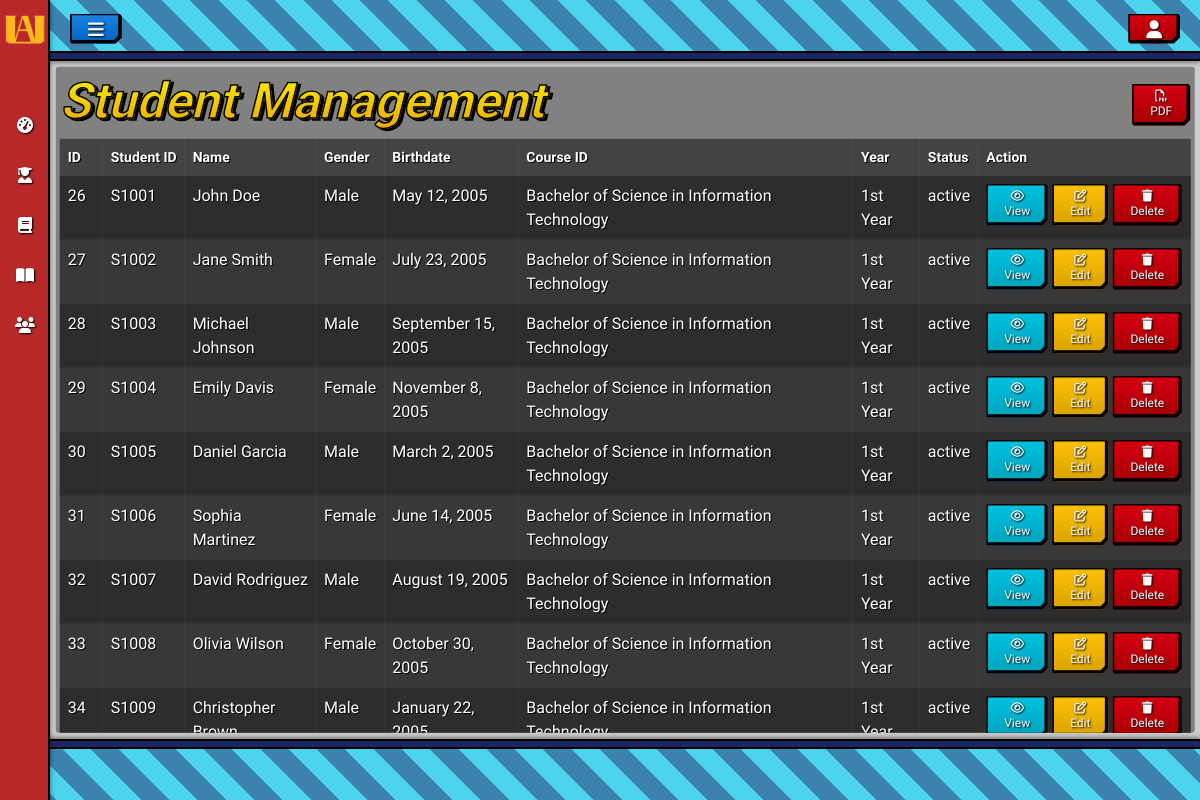
The app's page /app/views/student_management/index.php (signed in) with its own data.
### tables this page shows
CREATE TABLE `students` (
  `id` int NOT NULL,
  `student_id` varchar(20) NOT NULL,
  `name` varchar(100) NOT NULL,
  `gender` varchar(20) NOT NULL,
  `birthdate` date NOT NULL,
  `course_id` int NOT NULL,
  `year_level` tinyint NOT NULL,
  `status` varchar(20) NOT NULL,
  `created_at` timestamp NOT NULL DEFAULT CURRENT_TIMESTAMP,
  `updated_at` timestamp NULL DEFAULT NULL ON UPDATE CURRENT_TIMESTAMP
);

CREATE TABLE `courses` (
  `id` int NOT NULL,
  `code` varchar(20) NOT NULL,
  `name` varchar(100) NOT NULL,
  `created_at` timestamp NOT NULL DEFAULT CURRENT_TIMESTAMP,
  `updated_at` timestamp NULL DEFAULT NULL ON UPDATE CURRENT_TIMESTAMP
);

### app/models/Model.php (called while the page is built, shortened)
<?php
class Model{
    protected static $conn;
    protected static $table;
    public static function setConnection($conn){
        self::$conn = $conn;
    }
    protected static function all(){
        try{
            $sql = "SELECT * from " . static::$table;
            $stmt = self::$conn->query($sql);
            $rows =  $stmt->fetchAll();
            return count($rows) > 0 ? $rows : null;
        }
        catch(PDOException $e){
            die("Query failed: " . $e->getMessage());
        }
    }
}

### app/models/Student.php (called while the page is built, shortened)
<?php
require_once 'Model.php';
require_once 'Course.php';
class Student extends Model{
    public static function all(){
        $results = parent::all();
        return $results
            ? array_map(fn($student) => new self($student), $results)
            : null;
    }
}

### app/models/Course.php (called while the page is built, shortened)
<?php
require_once 'Model.php';
require_once 'Student.php';
class Course extends Model{
    public static function all(){
        $results = parent::all();
        return $results
            ? array_map(fn($course) => new self($course), $results)
            : null;
    }
}

### app/views/student_management/index.php (the view, shortened to what this page needs)
<?php
require_once '../../models/Student.php';
require_once '../../models/Course.php';
include '../layout/header.php';
$students = Student::all();
$courses = Course::all();
?>
<div class="full-screen-bg">
    <div class="container-fluid">
        <div class="bg index-bg">
            <div class="main-title d-flex align-items-center">
                <h1 class = "index-title text" data-text = "Student Management">Student Management</h1>
                <button class="btn btn-danger ms-auto" id="generate_report"><i class="fa-regular fa-file-pdf"></i> PDF</button>
            </div>
            <table id="usersTable" class="table table-striped">
                <thead>
                    <tr class="table-dark">
                        <th>ID</th>
                        <th class = "text-nowrap">Student ID</th>
                        <th>Name</th>
                        <th>Gender</th>
                        <th>Birthdate</th>
                        <th>Course ID</th>
                        <th>Year</th>
                        <th>Status</th>
                        <th>Action</th>
                    </tr>
                </thead>
                <tbody>
                    <?php
                        if ($students):
                            foreach($students as $student):
                    ?>
                        <tr>
                            <td><?= $student->id ?></td>
                            <td><?= $student->student_id ?></td>
                            <td><?= $student->name ?></td>
                            <td><?= $student->gender ?></td>
                            <td><?= date('F j, Y', strtotime($student->birthdate)) ?></td>
                            <td>
                                <?php
                                    foreach($courses as $course){
                                        if($course->id == $student->course_id){
                                            echo $course->name;
                                        }
                                    }
                                ?>
                            </td>
                            <td>
                                <?php
                                    if($student->year_level == 1){
                                        echo '1st Year';
                                    } elseif($student->year_level == 2){
                                        echo '2nd Year';
                                    } elseif($student->year_level == 3){
                                        echo '3rd Year';
                                    } elseif($student->year_level == 4){
                                        echo '4th Year';
                                    }
                                ?>
                            </td>
                            <td><?= $student->status ?></td>
                            <td class = "text-nowrap">
                                <a href="show.php?id=<?= $student->id ?>" class="btn btn-info"><i class="fa-regular fa-eye"></i> View</a>
                                <a href="edit.php?id=<?= $student->id ?>" class="btn btn-warning"><i class="fa-regular fa-edit"></i> Edit</a>
                                <a href="destroy.php?id=<?= $student->id ?>" class="btn btn-danger delete"><i class="fas fa-trash"></i> Delete</a>
                            </td>
                        </tr>
                    <?php
                            endforeach;
                        endif;
                    ?>
                </tbody>
            </table>
        </div>
    </div>
</div>
<?php include '../layout/footer.php'; ?>

### assets/css/style.css (style rules this page uses)
.btn { font-size: 12px; font-family: 'Quantico', sans-serif; }
.full-screen-bg { position: relative; }
.bg.index-bg { animation: fade-in 1.0s ease-in-out; background-color: #0000005d !important; padding: 4px; width: 99%; max-width: inherit; height: 100%; max-height: 98%; z-index: 0; border-radius: 3px; position: absolute; left: 50%; top: 50%; transform: translate(-50%, -50%); overflow: hidden; }
table.table thead th, table.table tbody td, table.table tfoot td { color: white; font-family: 'Quantico', sans-serif; text-shadow: 1px 1px 0 black; border: none; }
table.table thead th { font-size: 14px; }
html, body { overflow-y: hidden; }
body { background-image: linear-gradient(rgba(0, 0, 0, 0.2), rgba(0, 0, 0, 0.2)), url('../picture/ua_background.png') !important; background-size: cover; background-repeat: no-repeat; background-attachment: fixed; background-position: center; }
h1.index-title.text { position: relative; font-family: 'Bungee', sans-serif; font-style: italic; background: linear-gradient(to bottom, #fbf200, #e9a604); -webkit-background-clip: text; background-clip: text; -webkit-text-fill-color: transparent; font-weight: 800; -webkit-text-stroke: 1.5px rgb(0, 0, 0); font-size: 50px; padding-right: 10px; }
h1.index-title.text::before { content: attr(data-text); position: absolute; inset: 0; color: black; z-index: -1; top: 2px; left: 3px; -webkit-text-fill-color: black; }
#subjectsTable thead th, #subjectsTable tbody td, #usersTable thead th, #usersTable tbody td { background-color:rgba(0, 0, 0, 0.484); color: white; text-shadow: 1px 1px 0 black; }
#listsTable tbody tr:nth-of-type(odd), #subjectsTable tbody tr:nth-of-type(odd), #usersTable tbody tr:nth-of-type(odd) { background-color:rgba(0, 0, 0, 0.295); }
#listsTable tbody tr:nth-of-type(even), #subjectsTable tbody tr:nth-of-type(even), #usersTable tbody tr:nth-of-type(even) { background-color:rgba(0, 0, 0, 0.164); }
.btn { --border-color: black; --border-width: 0.30em; --edge-size: 0.5em; text-shadow: 1px 1px 2px black; cursor: pointer; background: var(--background-color); padding: 0.5em 1.5em; border: 0; position: relative; isolation: isolate; display: inline-grid; place-content: center; clip-path: polygon( 0 0%, calc(100% - 0.2em) 0%, 100% 0.2em, 100% calc(100% - var(--edge-size)), calc(100% - var(--edge-size)) 100%, 0.15em 100%, 0% calc(100% - 0.15em), 0% 0 ); transition: color 250ms; }
.btn-danger, button.swal2-cancel { --background-color: linear-gradient(to bottom, #d60013, #a50003); }
.btn-info { --background-color: linear-gradient(to bottom, #00c2df, #00a3bc); color: white; }
.btn-warning { --background-color: linear-gradient(to bottom, #ffc107, #d7a100); color: white; }
.btn::before { content: ""; position: absolute; inset: 0; background: var(--border-color); z-index: -2; }
.btn::after { content: ""; position: absolute; inset: 0; background: var(--background-color); z-index: -1; clip-path: polygon( 0.15em calc(0.15em), calc(0.15em) 0.15em, calc(100% - var(--border-width)) 0.15em, calc(100% - var(--border-width)) calc(100% - calc(var(--edge-size) + var(--border-width) * 0.5)), calc(100% - calc(var(--edge-size) + var(--border-width) * 0.5)) calc(100% - var(--border-width)), calc(0.15em) calc(100% - var(--border-width)) ); transition: clip-path 500ms; }
.btn.btn-info i, #filter_all i, #cancel_filter i { transition: transform 0.1s ease-in-out; }
.btn.create i, .btn.btn-danger.delete i, #generate_report i, #filter_data i, .btn.btn-warning.filter i, .btn.ms-auto.profile i { transition: transform 0.1s ease-in-out; }
.main-title { position: relative; }

### records on screen
students: id "26", student "S1001", name "John Doe", gender "Male", birthdate "May 12, 2005", year_level "1st Year", status "active"
courses: name "Bachelor of Science in Information Technology", name "Bachelor of Science in Information…"
students: id "27", student "S1002", name "Jane Smith", gender "Female", birthdate "July 23, 2005", year_level "1st Year", status "active"
students: id "28", student "S1003", name "Michael Johnson", gender "Male", birthdate "September 15, 2005", year_level "1st Year", status "active"
students: id "29", student "S1004", name "Emily Davis", gender "Female", birthdate "November 8, 2005", year_level "1st Year", status "active"
students: id "30", student "S1005", name "Daniel Garcia", gender "Male", birthdate "March 2, 2005", year_level "1st Year", status "active"
students: id "31", student "S1006", name "Sophia Martinez", gender "Female", birthdate "June 14, 2005", year_level "1st Year", status "active"
students: id "32", student "S1007", name "David Rodriguez", gender "Male", birthdate "August 19, 2005", year_level "1st Year", status "active"
students: id "33", student "S1008", name "Olivia Wilson", gender "Female", birthdate "October 30, 2005", year_level "1st Year", status "active"
students: id "34", student "S1009", name "Christopher…", gender "Male", birthdate "January 22,…", year_level "1st…", status "active"
